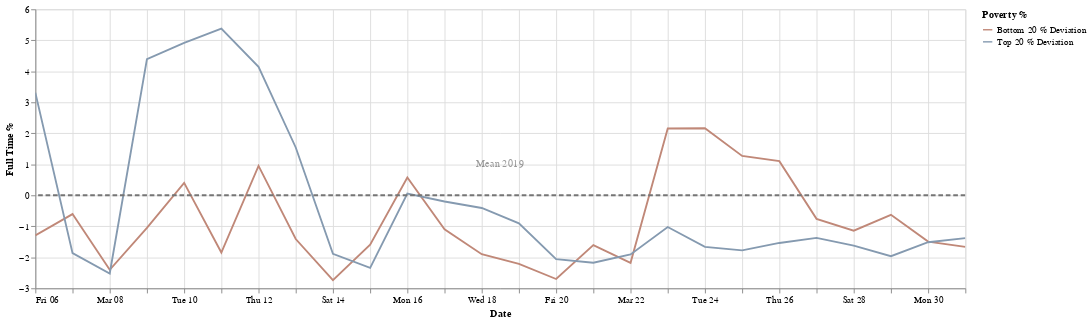

The cell this chart's notebook holds for it:
### Markdown cell above
Filtering based on important dates

**March 8, 2020:**
NYC issues guidelines to avoid densely packed buses, subways, or trains.

**March 12, 2020:**
Broadway shuts down.

**March 14, 2020:**
First two COVID-19 deaths in NYS.

**March 22, 2020:**
NYS on Pause Program begins, all non-essential workers must stay home.

**March 28, 2020:**
Governor Cuomo halts all nonessential construction sites in NYS.

### Code cell
start_date = '2020-3-5'
end_date = '2020-3-31'
df1 = apply_date_filter(df,start_date,end_date)
chart = create_chart(df1)
chart

### Figure 1 — Vega-Lite specification as saved in the notebook (floating-point values rounded to 4 significant figures)
{"config": {"view": {"continuousHeight": 300, "continuousWidth": 400}, "range": {"category": {"scheme": ["#FF4500", "#a0aab4", "#4E79A7"]}}}, "layer": [{"data": {"name": "data-5feab3975f23b2c574aabfce1be7c4a0"}, "mark": "line", "encoding": {"color": {"type": "nominal", "field": "Poverty %"}, "x": {"type": "temporal", "field": "date", "title": "Date"}, "y": {"type": "quantitative", "field": "full_time_work", "title": "Full Time %"}}, "selection": {"selector001": {"type": "interval", "bind": "scales", "encodings": ["x", "y"]}}, "transform": [{"fold": ["Bottom 20 % Deviation", "Top 20 % Deviation"], "as": ["Poverty %", "full_time_work"]}], "width": 1000}, {"data": {"name": "data-7f3a6b86ed460c4e648f2393735a11f6"}, "mark": {"type": "rule", "color": "#757575", "size": 2, "strokeDash": [5, 3]}, "encoding": {"size": {"value": 2}, "y": {"type": "quantitative", "field": "Mean 2019"}}}, {"data": {"name": "data-d764767e7dd3b10b2c76c1355ce10ef3"}, "mark": {"type": "text", "angle": 0, "text": "Mean 2019"}, "encoding": {"opacity": {"value": 0.4}, "y": {"type": "quantitative", "field": "y"}}}], "$schema": "https://vega.github.io/schema/vega-lite/v4.8.1.json", "datasets": {"data-5feab3975f23b2c574aabfce1be7c4a0": [{"date": "2020-03-16T00:00:00+00:00", "Top 20 %": 5.661, "Bottom 20 %": 6.181, "Top 20 % Deviation": 0.05474, "Bottom 20 % Deviation": 0.574}, {"date": "2020-03-06T00:00:00+00:00", "Top 20 %": 8.918, "Bottom 20 %": 4.313, "Top 20 % Deviation": 3.311, "Bottom 20 % Deviation": -1.293}, {"date": "2020-03-26T00:00:00+00:00", "Top 20 %": 4.069, "Bottom 20 %": 6.709, "Top 20 % Deviation": -1.537, "Bottom 20 % Deviation": 1.102}, {"date": "2020-03-25T00:00:00+00:00", "Top 20 %": 3.832, "Bottom 20 %": 6.875, "Top 20 % Deviation": -1.774, "Bottom 20 % Deviation": 1.268}, {"date": "2020-03-20T00:00:00+00:00", "Top 20 %": 3.549, "Bottom 20 %": 2.906, "Top 20 % Deviation": -2.058, "Bottom 20 % Deviation": -2.701}, {"date": "2020-03-24T00:00:00+00:00", "Top 20 %": 3.943, "Bottom 20 %": 7.768, "Top 20 % Deviation": -1.663, "Bottom 20 % Deviation": 2.161}, {"date": "2020-03-10T00:00:00+00:00", "Top 20 %": 10.52, "Bottom 20 %": 6.01, "Top 20 % Deviation": 4.914, "Bottom 20 % Deviation": 0.4034}, {"date": "2020-03-12T00:00:00+00:00", "Top 20 %": 9.749, "Bottom 20 %": 6.557, "Top 20 % Deviation": 4.143, "Bottom 20 % Deviation": 0.95}, {"date": "2020-03-11T00:00:00+00:00", "Top 20 %": 10.99, "Bottom 20 %": 3.761, "Top 20 % Deviation": 5.379, "Bottom 20 % Deviation": -1.846}, {"date": "2020-03-13T00:00:00+00:00", "Top 20 %": 7.149, "Bottom 20 %": 4.196, "Top 20 % Deviation": 1.543, "Bottom 20 % Deviation": -1.41}, {"date": "2020-03-27T00:00:00+00:00", "Top 20 %": 4.231, "Bottom 20 %": 4.846, "Top 20 % Deviation": -1.376, "Bottom 20 % Deviation": -0.7604}, {"date": "2020-03-22T00:00:00+00:00", "Top 20 %": 3.697, "Bottom 20 %": 3.427, "Top 20 % Deviation": -1.909, "Bottom 20 % Deviation": -2.179}, {"date": "2020-03-28T00:00:00+00:00", "Top 20 %": 3.98, "Bottom 20 %": 4.464, "Top 20 % Deviation": -1.626, "Bottom 20 % Deviation": -1.142}, {"date": "2020-03-19T00:00:00+00:00", "Top 20 %": 4.701, "Bottom 20 %": 3.393, "Top 20 % Deviation": -0.9058, "Bottom 20 % Deviation": -2.213}, {"date": "2020-03-09T00:00:00+00:00", "Top 20 %": 9.997, "Bottom 20 %": 4.553, "Top 20 % Deviation": 4.391, "Bottom 20 % Deviation": -1.054}, {"date": "2020-03-29T00:00:00+00:00", "Top 20 %": 3.643, "Bottom 20 %": 4.975, "Top 20 % Deviation": -1.964, "Bottom 20 % Deviation": -0.6312}, {"date": "2020-03-08T00:00:00+00:00", "Top 20 %": 3.084, "Bottom 20 %": 3.205, "Top 20 % Deviation": -2.522, "Bottom 20 % Deviation": -2.401}, {"date": "2020-03-15T00:00:00+00:00", "Top 20 %": 3.268, "Bottom 20 %": 4.016, "Top 20 % Deviation": -2.339, "Bottom 20 % Deviation": -1.59}, {"date": "2020-03-07T00:00:00+00:00", "Top 20 %": 3.742, "Bottom 20 %": 5.0, "Top 20 % Deviation": -1.865, "Bottom 20 % Deviation": -0.6065}, {"date": "2020-03-17T00:00:00+00:00", "Top 20 %": 5.407, "Bottom 20 %": 4.513, "Top 20 % Deviation": -0.1991, "Bottom 20 % Deviation": -1.094}, {"date": "2020-03-18T00:00:00+00:00", "Top 20 %": 5.198, "Bottom 20 %": 3.706, "Top 20 % Deviation": -0.4085, "Bottom 20 % Deviation": -1.9}, {"date": "2020-03-31T00:00:00+00:00", "Top 20 %": 4.223, "Bottom 20 %": 3.945, "Top 20 % Deviation": -1.383, "Bottom 20 % Deviation": -1.662}, {"date": "2020-03-14T00:00:00+00:00", "Top 20 %": 3.717, "Bottom 20 %": 2.868, "Top 20 % Deviation": -1.889, "Bottom 20 % Deviation": -2.738}, {"date": "2020-03-23T00:00:00+00:00", "Top 20 %": 4.583, "Bottom 20 %": 7.76, "Top 20 % Deviation": -1.024, "Bottom 20 % Deviation": 2.154}, {"date": "2020-03-30T00:00:00+00:00", "Top 20 %": 4.093, "Bottom 20 %": 4.115, "Top 20 % Deviation": -1.513, "Bottom 20 % Deviation": -1.492}, {"date": "2020-03-21T00:00:00+00:00", "Top 20 %": 3.431, "Bottom 20 %": 4.0, "Top 20 % Deviation": -2.175, "Bottom 20 % Deviation": -1.607}], "data-7f3a6b86ed460c4e648f2393735a11f6": [{"Mean 2019": 0}], "data-d764767e7dd3b10b2c76c1355ce10ef3": [{"y": 1}]}}
